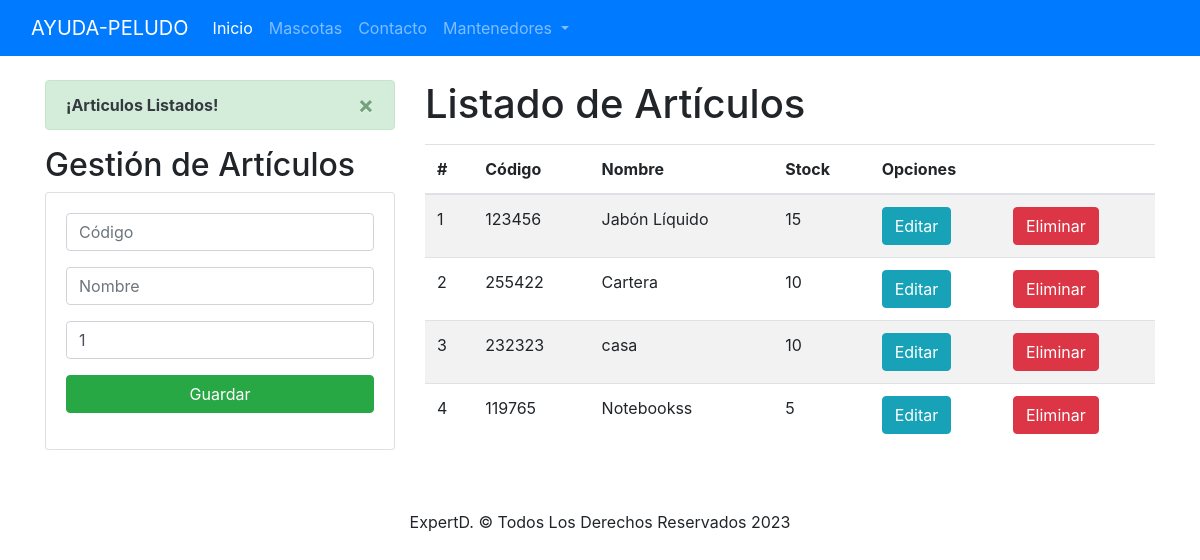
The page / on the database its author committed.
### ONG/models.py (models this page shows, shortened)
class Tb_Articulo(models.Model):
    codigo = models.CharField(primary_key=True, max_length=6)
    nombre = models.CharField(max_length=50)
    stock = models.PositiveSmallIntegerField()

### ONG/views.py (the view)
# urls.py: 2. Add a URL to urlpatterns:  path('', views.home, name='home')
def home(request):
     articuloListados = Tb_Articulo.objects.all()
     messages.success(request, '¡Articulos Listados!')
     return render(request, "gestionArticulos.html", {"articulos": articuloListados})

### ONG/templates/gestionArticulos.html (shortened to what this page needs)
{% extends "./base.html" %}
{% block body %}
<div class="row">
    <div class="col-sm-12 col-md-6 col-lg-4 col-xl-4">
        {% if messages %}
        {% for message in messages %}
        <div class="alert alert-dismissible alert-success">
            <button type="button" class="close" data-dismiss="alert">&times;</button>
            <strong class="text-dark">{{ message }}</strong>
        </div>
        {% endfor %}
        {% endif %}
        <h2>Gestión de Artículos</h2>
        <div class="card">
            <div class="card-body">
                <form action="/agregarArticulo/" method="POST">{% csrf_token %}
                    <div class="form-group">
                        <input type="text" id="txtCodigo" name="txtCodigo" class="form-control" placeholder="Código"
                            minlength="6" maxlength="6" required>
                    </div>
                    <div class="form-group">
                        <input type="text" id="txtNombre" name="txtNombre" class="form-control" placeholder="Nombre"
                            maxlength="50" required>
                    </div>
                    <div class="form-group">
                        <input type="text" id="numStock" name="numStock" class="form-control" min="1" max="9" placeholder="Stock"
                            value="1" required>
                    </div>
                    <div class="form-group">
                        <button type="submit" class="btn btn-success btn-block text-white">Guardar</button>
                    </div>
                </form>
            </div>
        </div>
    </div>
    <div class="col-sm-12 col-md-6 col-lg-8 col-xl-8">
        <h1>Listado de Artículos</h1>
        <div class="table-responsive py-2">
            <table class="table table-striped">
                <thead>
                    <tr>
                        <th>#</th>
                        <th>Código</th>
                        <th>Nombre</th>
                        <th>Stock</th>
                        <th colspan="2">Opciones</th>
                    </tr>
                </thead>
                <tbody>
                    {% for c in articulos %}
                    <tr>
                        <td>{{forloop.counter}}</td>
                        <td>{{c.codigo}}</td>
                        <td>{{c.nombre}}</td>
                        <td>{{c.stock}}</td>
                        <td><a href="edicionArticulo/{{c.codigo}}" class="btn btn-info">Editar</a></td>
                        <td><a href="eliminarArticulo/{{c.codigo}}" class="btn btn-danger btnEliminacion">Eliminar</a></td>
                    </tr>
                    {% endfor %}
                </tbody>
            </table>
        </div>
    </div>
</div>
{% endblock %}

### ONG/templates/base.html (shortened to what this page needs)
{% load static %}
<!DOCTYPE html>
<html lang="es">
<head>
    <link rel="stylesheet" href="https://cdn.jsdelivr.net/npm/bootstrap@4.5.3/dist/css/bootstrap.min.css"
>
    <link rel="stylesheet" href="{% static 'css/estilos.css' %}">
</head>
<body>
    <nav class="navbar navbar-expand-lg navbar-dark bg-primary">
        <div class="container-fluid">
          <a class="navbar-brand">AYUDA-PELUDO</a>
          <div class="collapse navbar-collapse" id="navbarTogglerDemo03">
            <ul class="navbar-nav me-auto mb-2 mb-lg-0">
              <li class="nav-item">
                <a class="nav-link active" aria-current="page" href="{% url 'home' %}">Inicio</a>
              </li>
              <li class="nav-item">
                <a class="nav-link" href="{% url 'mascota' %}">Mascotas</a>
              </li>
              <li class="nav-item">
                <a class="nav-link" href="{% url 'contacto' %}">Contacto</a>
              </li>
              <li class="nav-item dropdown ">
                <a class="nav-link dropdown-toggle" href="#" role="button" data-bs-toggle="dropdown" aria-expanded="false">
                Mantenedores
                </a>
              </li>
            </ul>
          </div>
        </div>
    </nav>
    <div class="container py-4">
        {% block body %}
        {% endblock %}
    </div>
    <div class="row align-items-center justify-content-center flex-wrap">
        <footer>
            <p class="fs-5 px-3  pt-3">ExpertD. &copy; Todos Los Derechos Reservados 2023</p>
        </footer>
    </div>
</body>
</html>

### ONG/static/css/estilos.css (style rules this page uses)
* { margin: 0; padding: 0; }

### rows shown on the page
Tb_Articulo: codigo "123456", nombre "Jabón Líquido", stock "15"
Tb_Articulo: codigo "255422", nombre "Cartera", stock "10"
Tb_Articulo: codigo "232323", nombre "casa", stock "10"
Tb_Articulo: codigo "119765", nombre "Notebookss", stock "5"

### other values the page prints
{{ message }} "¡Articulos Listados!"
